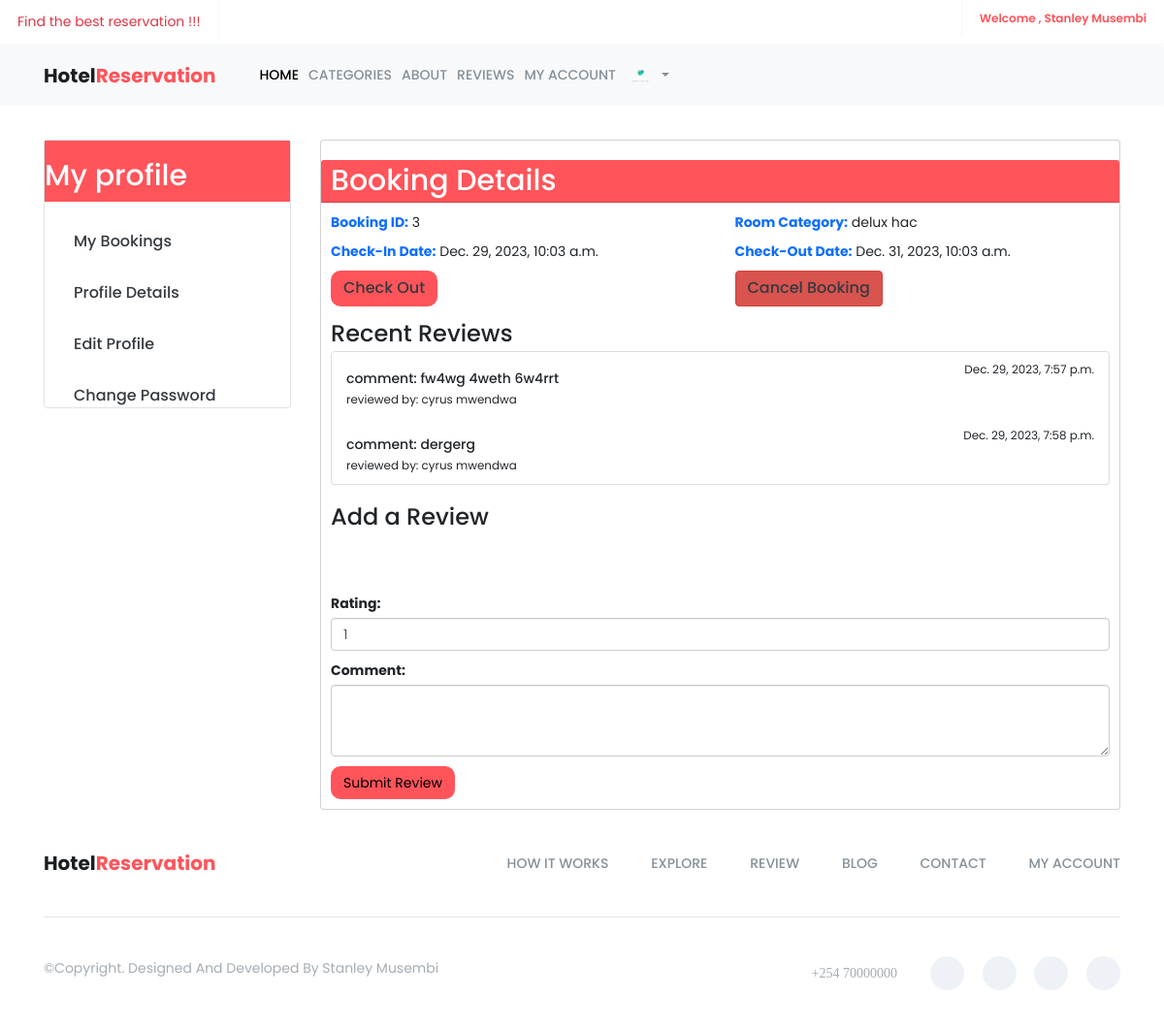
/auth/my_booking/3/ (signed in), run on an earlier commit of the app's database.
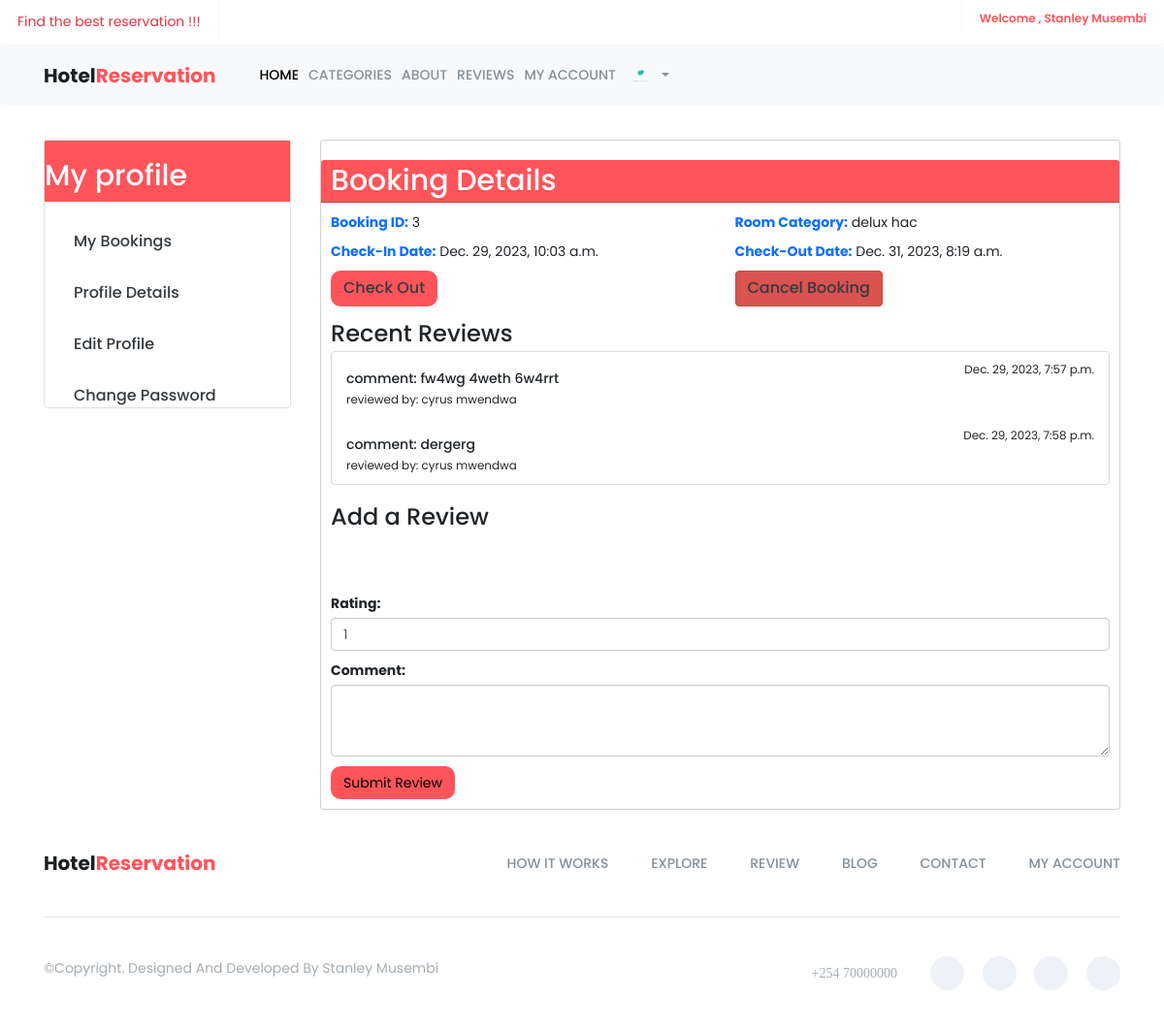
And on a later commit of the database.
### hotel/models.py (models this page shows, shortened)
class Booking(models.Model):
    room = models.ForeignKey('Room' , on_delete=models.CASCADE)
    user = models.ForeignKey('accounts.CustomUser' , on_delete=models.CASCADE)
    persons = models.IntegerField()
    check_in = models.DateTimeField()
    check_out = models.DateTimeField()
    STATUS_CHOICES = (
        ('active' , 'active') ,
        ('cancelled' , 'cancelled') ,
        ('checked out' , 'checked out')
    )
    status = models.CharField(max_length=255 , choices=STATUS_CHOICES , default='active')
    added_on = models.DateTimeField(auto_now_add=True)
    updated_on = models.DateTimeField(auto_now=True)

class Room(models.Model):
    name  = models.CharField(max_length=255 , unique=True)
    category = models.ForeignKey('RoomCategory' , on_delete=models.CASCADE)
    STATUS_CHOICES = (
        ('available' , 'available' ) ,
        ('booked' , 'booked'),
        ('not available' , 'not available')
    )
    status = models.CharField(max_length=255 , choices=STATUS_CHOICES)
    added_on = models.DateTimeField(auto_now_add=True)
    updated_on = models.DateTimeField(auto_now=True)

class RoomCategory(models.Model):
    name = models.CharField(max_length=255)
    description = models.TextField()
    capacity = models.IntegerField()
    beds = models.IntegerField()
    rooms = models.IntegerField()
    cost = models.DecimalField(max_digits=10, decimal_places=2)
    added_on = models.DateTimeField(auto_now_add=True)
    image = models.ImageField(upload_to="room_category_images")
    def __str__(self):
        return self.name

### accounts/models.py (models this page shows, shortened)
class CustomUser(AbstractUser):
    email = models.EmailField(unique=True)
    gender = models.CharField(max_length=1,  blank=True, null=True)
    address = models.CharField(max_length=255, blank=True, null=True)
    image = models.ImageField(upload_to="user_images", blank=True, null=True)
    username = None
    objects = CustomUserManager()
    USERNAME_FIELD = 'email'
    REQUIRED_FIELDS = []

### accounts/views.py (the view)
# urls.py: path('my_booking/<int:id>/' ,  booking_details , name='booking_details'),
@login_required(login_url='accounts:login')
def booking_details(request , id):
    try:
        booking = Booking.objects.get(id=id)
    except:
        return HttpResponseRedirect(reverse('accounts:my_booking'))
    category = booking.room.category
    reviews = Review.objects.filter(category=category,user=request.user)[:7]
    user = request.user
    category_id  = category.id
    context = {
        'booking':booking,
        'reviews':reviews,
        'category_id':category_id,
    }
    return render(request , 'public/my_booking_detail.html' , context)

### templates/public/my_booking_detail.html (shortened to what the changed rows need)
{% extends 'public/base.html' %}
{% load static %}
{% block content %}
    <div class="container mt-4">
        <div class="row">
            {% include 'public/profile_sidebar.html' %}
            <div class="col-md-9">
                <div class="card">
                    <h2 class="card-header primary-bg text-white">
                         Booking Details
                    </h2>
                    <div class="card-body">
                        {% if booking %}
                        <div class="row">
                            <div class="col-md-6">
                                <div class="mb-3">
                                    <strong class="text-primary">Booking ID:</strong> {{ booking.id }}
                                </div>
                            </div>
                            <div class="col-md-6">
                                <div class="mb-3">
                                    <strong class="text-primary">Room Category:</strong> {{ booking.room.category }}
                                </div>
                            </div>
                        </div>
                        <div class="row">
                            <div class="col-md-6">
                                <div class="mb-3">
                                    <strong class="text-primary">Check-In Date:</strong> {{ booking.check_in }}
                                </div>
                            </div>
                            <div class="col-md-6">
                                <div class="mb-3">
                                    <strong class="text-primary">Check-Out Date:</strong> {{ booking.check_out }}
                                </div>
                            </div>
                        </div>
                        <div class="row">
                            <div class=" col-sm-6 col-md-6">
                                   <button  class="btn btn-custom"> <a href="{% url 'hotel:checkout' booking.id %}">Check Out</a></buttoon>
                            </div>
                            <div class="  col-sm-6 col-md-6">
                             <button  class="btn btn-danger"> <a href="{% url 'hotel:cancel_booking' booking.id %}">Cancel Booking</a></button>
                            </div>
                        </div>
                            <h3 class="card-title mt-4">
                                Recent Reviews
                            </h3>
                            {% if reviews %}
                            <div class="list-group">
                                {% for review in reviews%}
                                <div   class="list-group-item list-group-item-action  " aria-current="true">
                                  <div class="d-flex w-100 justify-content-between">
                                    <h5 class="mb-1">comment: {{review.comment}}</h5>
                                    <small>{{review.added_on}}</small>
                                  </div>
                                  <small>reviewed by: {{booking.user.get_full_name}}</small>
                                </div>
                                 {% endfor %}
                              </div>
                            {% else %}
                                <p class="text-muted">
                                    <i class="bi bi-info-circle"></i> No reviews yet.
                                </p>
                            {% endif %}
                            <h3 class="card-title mt-4">
                                 Add a Review
                            </h3>
                            <form method="post" action="{% url 'accounts:add_review' %}">
                                <div class="mb-3">
                                </div>
                                <div class="mb-3">
                                </div>
                                <div class="mb-3">
                                    <label for="rating" class="form-label">
                                         Rating:
                                    </label>
                                    <select class="form-control" id="rating" name="rating" required>
                                        <option value="1">1</option>
                                    </select>
                                </div>
                                <div class="mb-3">
                                    <label for="comment" class="form-label">
                                         Comment:
                                    </label>
                                    <textarea class="form-control" id="comment" name="comment" rows="3" required></textarea>
                                </div>
                                <button type="submit" class="btn btn-custom">
                                     Submit Review
                                </button>
                            </form>
                        {% else %}
                            <p class="text-muted">
                                <i class="bi bi-exclamation-circle"></i> Booking not found.
                            </p>
                        {% endif %}
                    </div>
                </div>
            </div>
        </div>
    </div>
{% endblock %}

What changed in the data, as far as the page shows it:
changed Booking "delux hac": check_out "Dec. 31, 2023, 10:03 a.m." → "Dec. 31, 2023, 8:19 a.m."
